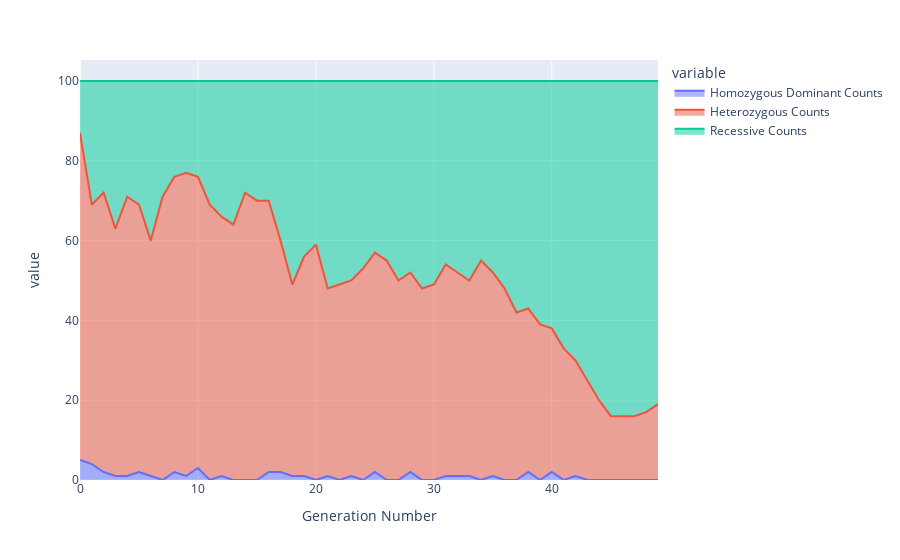

Notebook source saved alongside this figure:
### Code cell
fig = px.area(plotting_df, x='Generation Number', y=['Homozygous Dominant Counts','Heterozygous Counts', 'Recessive Counts'])
fig.show()

### Figure 1 — Plotly figure (JSON) as saved in the notebook; plotly's stock layout.template omitted (floating-point values rounded to 4 significant figures)
{"data": [{"fillpattern": {"shape": ""}, "hovertemplate": "variable=Homozygous Dominant Counts<br>Generation Number=%{x}<br>value=%{y}<extra></extra>", "legendgroup": "Homozygous Dominant Counts", "line": {"color": "#636efa"}, "marker": {"symbol": "circle"}, "mode": "lines", "name": "Homozygous Dominant Counts", "orientation": "v", "showlegend": true, "stackgroup": "1", "type": "scatter", "x": [0, 1, 2, 3, 4, 5, 6, 7, 8, 9, 10, 11, 12, 13, 14, 15, 16, 17, 18, 19, 20, 21, 22, 23, 24, 25, 26, 27, 28, 29, 30, 31, 32, 33, 34, 35, 36, 37, 38, 39, 40, 41, 42, 43, 44, 45, 46, 47, 48, 49], "xaxis": "x", "y": [5, 4, 2, 1, 1, 2, 1, 0, 2, 1, 3, 0, 1, 0, 0, 0, 2, 2, 1, 1, 0, 1, 0, 1, 0, 2, 0, 0, 2, 0, 0, 1, 1, 1, 0, 1, 0, 0, 2, 0, 2, 0, 1, 0, 0, 0, 0, 0, 0, 0], "yaxis": "y"}, {"fillpattern": {"shape": ""}, "hovertemplate": "variable=Heterozygous Counts<br>Generation Number=%{x}<br>value=%{y}<extra></extra>", "legendgroup": "Heterozygous Counts", "line": {"color": "#EF553B"}, "marker": {"symbol": "circle"}, "mode": "lines", "name": "Heterozygous Counts", "orientation": "v", "showlegend": true, "stackgroup": "1", "type": "scatter", "x": [0, 1, 2, 3, 4, 5, 6, 7, 8, 9, 10, 11, 12, 13, 14, 15, 16, 17, 18, 19, 20, 21, 22, 23, 24, 25, 26, 27, 28, 29, 30, 31, 32, 33, 34, 35, 36, 37, 38, 39, 40, 41, 42, 43, 44, 45, 46, 47, 48, 49], "xaxis": "x", "y": [82, 65, 70, 62, 70, 67, 59, 71, 74, 76, 73, 69, 65, 64, 72, 70, 68, 58, 48, 55, 59, 47, 49, 49, 53, 55, 55, 50, 50, 48, 49, 53, 51, 49, 55, 51, 48, 42, 41, 39, 36, 33, 29, 25, 20, 16, 16, 16, 17, 19], "yaxis": "y"}, {"fillpattern": {"shape": ""}, "hovertemplate": "variable=Recessive Counts<br>Generation Number=%{x}<br>value=%{y}<extra></extra>", "legendgroup": "Recessive Counts", "line": {"color": "#00cc96"}, "marker": {"symbol": "circle"}, "mode": "lines", "name": "Recessive Counts", "orientation": "v", "showlegend": true, "stackgroup": "1", "type": "scatter", "x": [0, 1, 2, 3, 4, 5, 6, 7, 8, 9, 10, 11, 12, 13, 14, 15, 16, 17, 18, 19, 20, 21, 22, 23, 24, 25, 26, 27, 28, 29, 30, 31, 32, 33, 34, 35, 36, 37, 38, 39, 40, 41, 42, 43, 44, 45, 46, 47, 48, 49], "xaxis": "x", "y": [13, 31, 28, 37, 29, 31, 40, 29, 24, 23, 24, 31, 34, 36, 28, 30, 30, 40, 51, 44, 41, 52, 51, 50, 47, 43, 45, 50, 48, 52, 51, 46, 48, 50, 45, 48, 52, 58, 57, 61, 62, 67, 70, 75, 80, 84, 84, 84, 83, 81], "yaxis": "y"}], "layout": {"legend": {"title": {"text": "variable"}, "tracegroupgap": 0}, "margin": {"t": 60}, "xaxis": {"anchor": "y", "domain": [0, 1], "title": {"text": "Generation Number"}}, "yaxis": {"anchor": "x", "domain": [0, 1], "title": {"text": "value"}}}}
